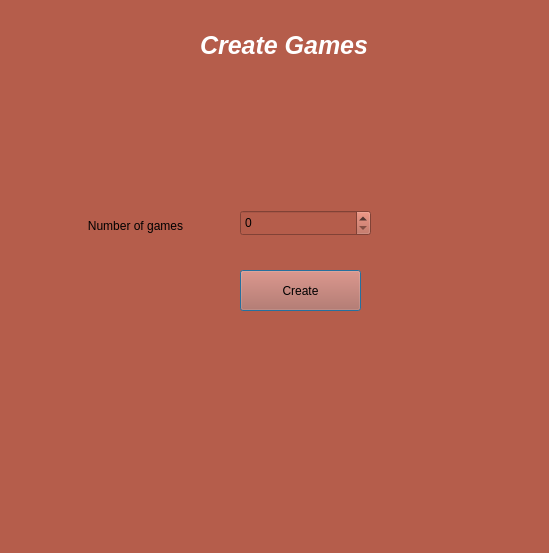
<?xml version="1.0" encoding="UTF-8"?>
<ui version="4.0">
 <class>create_game</class>
 <widget class="QDialog" name="create_game">
  <property name="geometry">
   <rect>
    <x>0</x>
    <y>0</y>
    <width>549</width>
    <height>553</height>
   </rect>
  </property>
  <property name="windowTitle">
   <string>Dialog</string>
  </property>
  <property name="styleSheet">
   <string notr="true">background-color: #B55D4B;</string>
  </property>
  <widget class="QLabel" name="label">
   <property name="geometry">
    <rect>
     <x>200</x>
     <y>20</y>
     <width>311</width>
     <height>51</height>
    </rect>
   </property>
   <property name="styleSheet">
    <string notr="true">
QLabel {
  color:white;
  font-size: 25px;
font-weight: 600;
font-style: italic
}</string>
   </property>
   <property name="text">
    <string>Create Games</string>
   </property>
  </widget>
  <widget class="QPushButton" name="pushButton">
   <property name="geometry">
    <rect>
     <x>240</x>
     <y>270</y>
     <width>121</width>
     <height>41</height>
    </rect>
   </property>
   <property name="text">
    <string>Create</string>
   </property>
  </widget>
  <widget class="QLabel" name="label_2">
   <property name="geometry">
    <rect>
     <x>50</x>
     <y>200</y>
     <width>171</width>
     <height>51</height>
    </rect>
   </property>
   <property name="text">
    <string>Number of games</string>
   </property>
   <property name="alignment">
    <set>Qt::AlignCenter</set>
   </property>
  </widget>
  <widget class="QSpinBox" name="spinBox">
   <property name="geometry">
    <rect>
     <x>240</x>
     <y>210</y>
     <width>131</width>
     <height>26</height>
    </rect>
   </property>
  </widget>
 </widget>
 <resources/>
 <connections/>
</ui>
